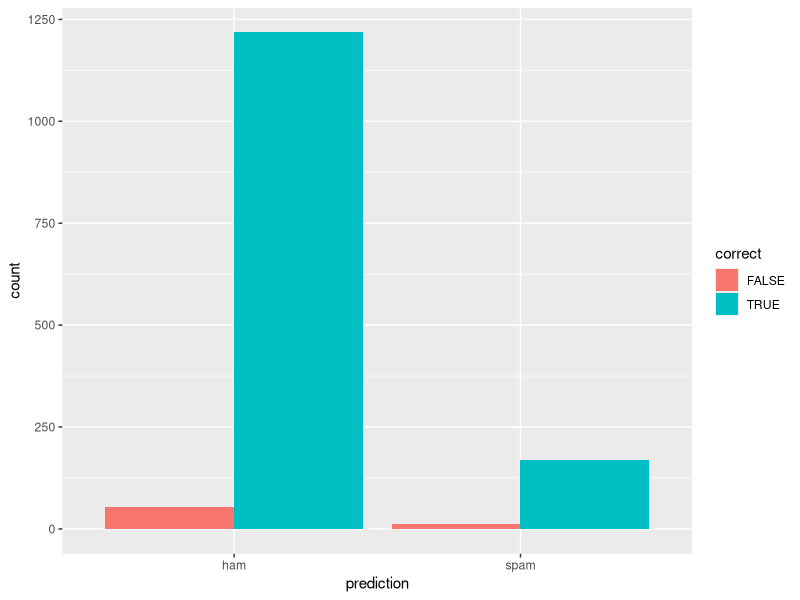

Source code (R):
library(tidyverse)
library(tm)
library(caret)
library(tidytext)

# set the random number seed for development
set.seed(42)

# read in the data
spam.data = read.csv("spam-detection.csv", header=T)

# change message from a factor to a character
spam.data = spam.data %>% mutate(message = as.character(spam.data$message))

# give dataset an ID column for each message
spam.data = spam.data %>% mutate(ID = seq.int(nrow(spam.data)))

# unnest all the tokens
spam.tokens = spam.data %>% unnest_tokens(output = word, input = message)

# filter out any text that contains a digit anywhere or is not of length 5
spam.tokens = spam.tokens %>% filter(!str_detect(word, "^\\D+$") | !str_detect(word, "\\w{5,}"))
spam.tokens = spam.tokens %>% anti_join(stop_words, by="word")

spam.tokens = spam.tokens %>% mutate(word = SnowballC::wordStem(word))

# create a document-term matrix with all features and tf weighting
spam.dtm = spam.tokens %>% count(ID, word)
spam.dtm = spam.dtm %>% cast_dtm(document = ID, term = word, value = n)

# remove any tokens that are missing from more than 99% of the documents in the corpus	   
spam.dtm = spam.dtm %>% removeSparseTerms(sparse = .99)

# at this point we have filtered out some of the original messages that have not met our guidelines
# (only contains strings with numbers or of length less than 5)
# so we need to figure out which messages are left, we can do this with group_by
# followed by a meaningless summarise. The goal here is to get the classificaiton
# labels for the messages left in our data set
classes.i.want = spam.tokens %>% group_by(ID, classification) %>% summarise(n=n())

# build the model data
model_data = cbind.data.frame(as.matrix(spam.dtm), as.factor(classes.i.want$classification))
number_of_cols = ncol(model_data)
colnames(model_data) = c(colnames(model_data)[1:(number_of_cols-1)], "classification")

# split train and test
index = createDataPartition(model_data$classification, p = 0.7, list = FALSE)
train_data = model_data[index, ]
test_data  = model_data[-index, ]

# this runs pretty quickly
spam.ham_rf = train(classification ~ ., data = train_data,  
                    method = "rf", ntree = 200, 
                    trControl = trainControl(method = "oob"))

# get the predictions to play with classification threshold
results = data.frame(actual = test_data$classification, predict(spam.ham_rf, test_data, type = "prob"))

# check if moving these around changes specifically try and see what happens if you 
# try results$ham == 1.0 and results$spam > 0
results$prediction = ifelse(results$ham >= 0.5, "ham", ifelse(results$spam >= 0.5, "spam", NA))

results$correct = ifelse(results$actual == results$prediction, TRUE, FALSE)

ggplot(results, aes(x = prediction, fill = correct)) + geom_bar(position = "dodge")
